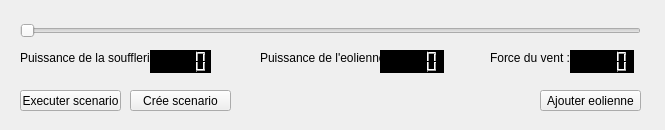
<?xml version="1.0" encoding="UTF-8"?>
<ui version="4.0">
 <class>MainWindow</class>
 <widget class="QMainWindow" name="MainWindow">
  <property name="geometry">
   <rect>
    <x>0</x>
    <y>0</y>
    <width>665</width>
    <height>130</height>
   </rect>
  </property>
  <property name="windowTitle">
   <string>MainWindow</string>
  </property>
  <widget class="QWidget" name="centralWidget">
   <widget class="QPushButton" name="btn_createScenario">
    <property name="geometry">
     <rect>
      <x>130</x>
      <y>90</y>
      <width>101</width>
      <height>21</height>
     </rect>
    </property>
    <property name="text">
     <string>Crée scenario</string>
    </property>
   </widget>
   <widget class="QPushButton" name="btn_addEolienne">
    <property name="geometry">
     <rect>
      <x>540</x>
      <y>90</y>
      <width>101</width>
      <height>21</height>
     </rect>
    </property>
    <property name="text">
     <string>Ajouter eolienne</string>
    </property>
   </widget>
   <widget class="QPushButton" name="btn_execScenario">
    <property name="geometry">
     <rect>
      <x>20</x>
      <y>90</y>
      <width>101</width>
      <height>21</height>
     </rect>
    </property>
    <property name="text">
     <string>Executer scenario</string>
    </property>
   </widget>
   <widget class="QSlider" name="horizontalSlider">
    <property name="geometry">
     <rect>
      <x>20</x>
      <y>20</y>
      <width>621</width>
      <height>22</height>
     </rect>
    </property>
    <property name="maximum">
     <number>100</number>
    </property>
    <property name="orientation">
     <enum>Qt::Horizontal</enum>
    </property>
   </widget>
   <widget class="QLabel" name="lbl_puissance">
    <property name="geometry">
     <rect>
      <x>20</x>
      <y>50</y>
      <width>131</width>
      <height>16</height>
     </rect>
    </property>
    <property name="text">
     <string>Puissance de la soufflerie : </string>
    </property>
   </widget>
   <widget class="QLabel" name="lbl_puissanceEolienne">
    <property name="geometry">
     <rect>
      <x>260</x>
      <y>50</y>
      <width>121</width>
      <height>16</height>
     </rect>
    </property>
    <property name="text">
     <string>Puissance de l'eolienne :</string>
    </property>
   </widget>
   <widget class="QLabel" name="label">
    <property name="geometry">
     <rect>
      <x>490</x>
      <y>50</y>
      <width>81</width>
      <height>16</height>
     </rect>
    </property>
    <property name="text">
     <string>Force du vent :</string>
    </property>
   </widget>
   <widget class="QLCDNumber" name="lcdNumber">
    <property name="geometry">
     <rect>
      <x>150</x>
      <y>50</y>
      <width>61</width>
      <height>23</height>
     </rect>
    </property>
    <property name="styleSheet">
     <string notr="true">background-color: black;</string>
    </property>
   </widget>
   <widget class="QLCDNumber" name="lcdNumber_2">
    <property name="geometry">
     <rect>
      <x>380</x>
      <y>50</y>
      <width>64</width>
      <height>23</height>
     </rect>
    </property>
    <property name="styleSheet">
     <string notr="true">background-color: black;</string>
    </property>
   </widget>
   <widget class="QLCDNumber" name="lcdNumber_3">
    <property name="geometry">
     <rect>
      <x>570</x>
      <y>50</y>
      <width>64</width>
      <height>23</height>
     </rect>
    </property>
    <property name="styleSheet">
     <string notr="true">background-color: black;</string>
    </property>
   </widget>
  </widget>
 </widget>
 <layoutdefault spacing="6" margin="11"/>
 <resources/>
 <connections>
  <connection>
   <sender>horizontalSlider</sender>
   <signal>sliderMoved(int)</signal>
   <receiver>lcdNumber</receiver>
   <slot>display(int)</slot>
   <hints>
    <hint type="sourcelabel">
     <x>193</x>
     <y>49</y>
    </hint>
    <hint type="destinationlabel">
     <x>189</x>
     <y>70</y>
    </hint>
   </hints>
  </connection>
 </connections>
</ui>
